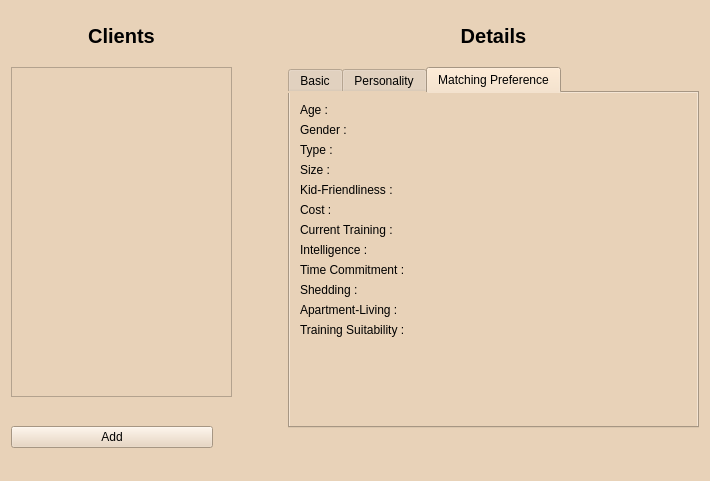
<?xml version="1.0" encoding="UTF-8"?>
<ui version="4.0">
 <class>ManageClientsView</class>
 <widget class="QMainWindow" name="ManageClientsView">
  <property name="geometry">
   <rect>
    <x>0</x>
    <y>0</y>
    <width>710</width>
    <height>481</height>
   </rect>
  </property>
  <property name="windowTitle">
   <string>MainWindow</string>
  </property>
  <property name="layoutDirection">
   <enum>Qt::LeftToRight</enum>
  </property>
  <property name="styleSheet">
   <string notr="true">background-color: rgb(232, 210, 184);
font: 10pt &quot;URW Gothic L&quot;;</string>
  </property>
  <property name="toolButtonStyle">
   <enum>Qt::ToolButtonIconOnly</enum>
  </property>
  <property name="tabShape">
   <enum>QTabWidget::Triangular</enum>
  </property>
  <widget class="QWidget" name="centralWidget">
   <layout class="QHBoxLayout" name="horizontalLayout">
    <item>
     <layout class="QVBoxLayout" name="leftLayout" stretch="0,0,0,0">
      <property name="spacing">
       <number>6</number>
      </property>
      <property name="sizeConstraint">
       <enum>QLayout::SetFixedSize</enum>
      </property>
      <item alignment="Qt::AlignHCenter">
       <widget class="QLabel" name="clientTitleLabel">
        <property name="sizePolicy">
         <sizepolicy hsizetype="Preferred" vsizetype="Preferred">
          <horstretch>0</horstretch>
          <verstretch>0</verstretch>
         </sizepolicy>
        </property>
        <property name="minimumSize">
         <size>
          <width>0</width>
          <height>50</height>
         </size>
        </property>
        <property name="maximumSize">
         <size>
          <width>250</width>
          <height>16777215</height>
         </size>
        </property>
        <property name="font">
         <font>
          <family>Noto Sans Devanagari UI</family>
          <pointsize>15</pointsize>
          <weight>75</weight>
          <italic>false</italic>
          <bold>true</bold>
         </font>
        </property>
        <property name="layoutDirection">
         <enum>Qt::LeftToRight</enum>
        </property>
        <property name="autoFillBackground">
         <bool>false</bool>
        </property>
        <property name="styleSheet">
         <string notr="true">font: 75 15pt &quot;Noto Sans Devanagari UI&quot;;
font: bold</string>
        </property>
        <property name="text">
         <string>Clients</string>
        </property>
        <property name="alignment">
         <set>Qt::AlignCenter</set>
        </property>
       </widget>
      </item>
      <item>
       <widget class="QTableView" name="clientTableView">
        <property name="enabled">
         <bool>true</bool>
        </property>
        <property name="sizePolicy">
         <sizepolicy hsizetype="Fixed" vsizetype="Fixed">
          <horstretch>0</horstretch>
          <verstretch>0</verstretch>
         </sizepolicy>
        </property>
        <property name="minimumSize">
         <size>
          <width>221</width>
          <height>330</height>
         </size>
        </property>
        <property name="maximumSize">
         <size>
          <width>221</width>
          <height>330</height>
         </size>
        </property>
        <property name="verticalScrollBarPolicy">
         <enum>Qt::ScrollBarAsNeeded</enum>
        </property>
        <property name="horizontalScrollBarPolicy">
         <enum>Qt::ScrollBarAlwaysOff</enum>
        </property>
        <property name="sizeAdjustPolicy">
         <enum>QAbstractScrollArea::AdjustToContents</enum>
        </property>
        <property name="autoScroll">
         <bool>true</bool>
        </property>
       </widget>
      </item>
      <item>
       <widget class="QLabel" name="tempLabel">
        <property name="text">
         <string/>
        </property>
       </widget>
      </item>
      <item>
       <widget class="QPushButton" name="addButton">
        <property name="maximumSize">
         <size>
          <width>202</width>
          <height>16777215</height>
         </size>
        </property>
        <property name="text">
         <string>Add</string>
        </property>
       </widget>
      </item>
     </layout>
    </item>
    <item>
     <spacer name="horizontalSpacer_2">
      <property name="orientation">
       <enum>Qt::Horizontal</enum>
      </property>
      <property name="sizeType">
       <enum>QSizePolicy::Fixed</enum>
      </property>
      <property name="sizeHint" stdset="0">
       <size>
        <width>50</width>
        <height>20</height>
       </size>
      </property>
     </spacer>
    </item>
    <item>
     <layout class="QVBoxLayout" name="rightLayout">
      <property name="spacing">
       <number>6</number>
      </property>
      <property name="sizeConstraint">
       <enum>QLayout::SetFixedSize</enum>
      </property>
      <item>
       <widget class="QLabel" name="titleDetailsLabel">
        <property name="minimumSize">
         <size>
          <width>0</width>
          <height>50</height>
         </size>
        </property>
        <property name="font">
         <font>
          <family>Noto Sans Devanagari UI</family>
          <pointsize>15</pointsize>
          <weight>75</weight>
          <italic>false</italic>
          <bold>true</bold>
         </font>
        </property>
        <property name="styleSheet">
         <string notr="true">font: 75 15pt &quot;Noto Sans Devanagari UI&quot;;
font: bold</string>
        </property>
        <property name="text">
         <string>Details</string>
        </property>
        <property name="alignment">
         <set>Qt::AlignCenter</set>
        </property>
       </widget>
      </item>
      <item>
       <widget class="QTabWidget" name="tabWidget">
        <property name="currentIndex">
         <number>2</number>
        </property>
        <widget class="QWidget" name="basicTab">
         <attribute name="title">
          <string>Basic</string>
         </attribute>
         <widget class="QWidget" name="layoutWidget">
          <property name="geometry">
           <rect>
            <x>0</x>
            <y>0</y>
            <width>391</width>
            <height>301</height>
           </rect>
          </property>
          <layout class="QFormLayout" name="clientDetailsLayout">
           <property name="sizeConstraint">
            <enum>QLayout::SetMinimumSize</enum>
           </property>
           <property name="fieldGrowthPolicy">
            <enum>QFormLayout::FieldsStayAtSizeHint</enum>
           </property>
           <property name="labelAlignment">
            <set>Qt::AlignCenter</set>
           </property>
           <property name="formAlignment">
            <set>Qt::AlignLeading|Qt::AlignLeft|Qt::AlignTop</set>
           </property>
           <property name="horizontalSpacing">
            <number>5</number>
           </property>
           <property name="leftMargin">
            <number>0</number>
           </property>
           <item row="1" column="0">
            <widget class="QLabel" name="idLabel">
             <property name="text">
              <string>ID : </string>
             </property>
            </widget>
           </item>
           <item row="1" column="1">
            <widget class="QLabel" name="displayID">
             <property name="text">
              <string/>
             </property>
            </widget>
           </item>
           <item row="2" column="0">
            <widget class="QLabel" name="nameLabel">
             <property name="text">
              <string>Name : </string>
             </property>
            </widget>
           </item>
           <item row="2" column="1">
            <widget class="QLabel" name="displayName">
             <property name="text">
              <string/>
             </property>
            </widget>
           </item>
           <item row="3" column="0">
            <widget class="QLabel" name="emailLabel">
             <property name="text">
              <string>Email : </string>
             </property>
            </widget>
           </item>
           <item row="3" column="1">
            <widget class="QLabel" name="displayEmail">
             <property name="text">
              <string/>
             </property>
            </widget>
           </item>
           <item row="5" column="0">
            <widget class="QLabel" name="addressLabel">
             <property name="text">
              <string>Address : </string>
             </property>
            </widget>
           </item>
           <item row="5" column="1">
            <widget class="QLabel" name="displayAddress">
             <property name="text">
              <string/>
             </property>
            </widget>
           </item>
           <item row="7" column="0">
            <widget class="QLabel" name="phoneLabel">
             <property name="text">
              <string>Phone no. : </string>
             </property>
            </widget>
           </item>
           <item row="7" column="1">
            <widget class="QLabel" name="displayPhoneNo">
             <property name="text">
              <string/>
             </property>
            </widget>
           </item>
          </layout>
         </widget>
        </widget>
        <widget class="QWidget" name="personalityTab">
         <attribute name="title">
          <string>Personality</string>
         </attribute>
         <widget class="QWidget" name="formLayoutWidget">
          <property name="geometry">
           <rect>
            <x>-1</x>
            <y>-1</y>
            <width>391</width>
            <height>321</height>
           </rect>
          </property>
          <layout class="QFormLayout" name="formLayout">
           <item row="0" column="0">
            <widget class="QLabel" name="extraversionLabel">
             <property name="text">
              <string>Extraversion :</string>
             </property>
            </widget>
           </item>
           <item row="0" column="1">
            <widget class="QLabel" name="displayExtraversion">
             <property name="text">
              <string/>
             </property>
            </widget>
           </item>
           <item row="1" column="0">
            <widget class="QLabel" name="agreeablenessLabel">
             <property name="text">
              <string>Agreeableness :</string>
             </property>
            </widget>
           </item>
           <item row="1" column="1">
            <widget class="QLabel" name="displayAgreeableness">
             <property name="text">
              <string/>
             </property>
            </widget>
           </item>
           <item row="2" column="0">
            <widget class="QLabel" name="conscientiousnessLabel">
             <property name="text">
              <string>Conscientiousness :</string>
             </property>
            </widget>
           </item>
           <item row="3" column="0">
            <widget class="QLabel" name="neuroticismLabel">
             <property name="text">
              <string>Neuroticism :</string>
             </property>
            </widget>
           </item>
           <item row="2" column="1">
            <widget class="QLabel" name="displayConscientiousness">
             <property name="text">
              <string/>
             </property>
            </widget>
           </item>
           <item row="3" column="1">
            <widget class="QLabel" name="displayNeuroticism">
             <property name="text">
              <string/>
             </property>
            </widget>
           </item>
           <item row="4" column="0">
            <widget class="QLabel" name="opennesLabel">
             <property name="text">
              <string>Openness :</string>
             </property>
            </widget>
           </item>
           <item row="4" column="1">
            <widget class="QLabel" name="displayOpenness">
             <property name="text">
              <string/>
             </property>
            </widget>
           </item>
          </layout>
         </widget>
        </widget>
        <widget class="QWidget" name="tab">
         <attribute name="title">
          <string>Matching Preference</string>
         </attribute>
         <widget class="QWidget" name="formLayoutWidget_2">
          <property name="geometry">
           <rect>
            <x>-1</x>
            <y>-1</y>
            <width>401</width>
            <height>321</height>
           </rect>
          </property>
          <layout class="QFormLayout" name="formLayout_2">
           <item row="0" column="0">
            <widget class="QLabel" name="ageLabel">
             <property name="text">
              <string>Age :</string>
             </property>
            </widget>
           </item>
           <item row="0" column="1">
            <widget class="QLabel" name="displayAge">
             <property name="text">
              <string/>
             </property>
            </widget>
           </item>
           <item row="1" column="0">
            <widget class="QLabel" name="genderLabel">
             <property name="text">
              <string>Gender :</string>
             </property>
            </widget>
           </item>
           <item row="1" column="1">
            <widget class="QLabel" name="displayGender">
             <property name="text">
              <string/>
             </property>
            </widget>
           </item>
           <item row="2" column="0">
            <widget class="QLabel" name="typeLabel_2">
             <property name="text">
              <string>Type :</string>
             </property>
            </widget>
           </item>
           <item row="2" column="1">
            <widget class="QLabel" name="displayType_2">
             <property name="text">
              <string/>
             </property>
            </widget>
           </item>
           <item row="3" column="0">
            <widget class="QLabel" name="sizeLabel">
             <property name="text">
              <string>Size :</string>
             </property>
            </widget>
           </item>
           <item row="3" column="1">
            <widget class="QLabel" name="displaySize">
             <property name="text">
              <string/>
             </property>
            </widget>
           </item>
           <item row="5" column="0">
            <widget class="QLabel" name="kidFriendLabel">
             <property name="text">
              <string>Kid-Friendliness :</string>
             </property>
            </widget>
           </item>
           <item row="5" column="1">
            <widget class="QLabel" name="displayKidFriendliness">
             <property name="text">
              <string/>
             </property>
            </widget>
           </item>
           <item row="6" column="0">
            <widget class="QLabel" name="costlabel">
             <property name="text">
              <string>Cost :</string>
             </property>
            </widget>
           </item>
           <item row="6" column="1">
            <widget class="QLabel" name="displayCost">
             <property name="text">
              <string/>
             </property>
            </widget>
           </item>
           <item row="7" column="0">
            <widget class="QLabel" name="currenTrainingLabel">
             <property name="text">
              <string>Current Training :</string>
             </property>
            </widget>
           </item>
           <item row="7" column="1">
            <widget class="QLabel" name="displayCurrentTraining">
             <property name="text">
              <string/>
             </property>
            </widget>
           </item>
           <item row="8" column="0">
            <widget class="QLabel" name="intelligenceLabel">
             <property name="text">
              <string>Intelligence :</string>
             </property>
            </widget>
           </item>
           <item row="8" column="1">
            <widget class="QLabel" name="displayIntelligence">
             <property name="text">
              <string/>
             </property>
            </widget>
           </item>
           <item row="9" column="0">
            <widget class="QLabel" name="timeCommLabel">
             <property name="text">
              <string>Time Commitment :</string>
             </property>
            </widget>
           </item>
           <item row="9" column="1">
            <widget class="QLabel" name="displayTimeComm">
             <property name="text">
              <string/>
             </property>
            </widget>
           </item>
           <item row="10" column="0">
            <widget class="QLabel" name="sheddingLabel">
             <property name="text">
              <string>Shedding :</string>
             </property>
            </widget>
           </item>
           <item row="11" column="0">
            <widget class="QLabel" name="apartmentLivingLabel">
             <property name="text">
              <string>Apartment-Living :</string>
             </property>
            </widget>
           </item>
           <item row="10" column="1">
            <widget class="QLabel" name="displayShedding">
             <property name="text">
              <string/>
             </property>
            </widget>
           </item>
           <item row="11" column="1">
            <widget class="QLabel" name="displayApartmentCompatibility">
             <property name="text">
              <string/>
             </property>
            </widget>
           </item>
           <item row="12" column="0">
            <widget class="QLabel" name="trainingSuitabilityLabel">
             <property name="text">
              <string>Training Suitability :</string>
             </property>
            </widget>
           </item>
           <item row="12" column="1">
            <widget class="QLabel" name="displayTrainingSuitability">
             <property name="text">
              <string/>
             </property>
            </widget>
           </item>
          </layout>
         </widget>
        </widget>
       </widget>
      </item>
      <item>
       <spacer name="horizontalSpacer">
        <property name="orientation">
         <enum>Qt::Horizontal</enum>
        </property>
        <property name="sizeType">
         <enum>QSizePolicy::Minimum</enum>
        </property>
        <property name="sizeHint" stdset="0">
         <size>
          <width>50</width>
          <height>20</height>
         </size>
        </property>
       </spacer>
      </item>
     </layout>
    </item>
   </layout>
  </widget>
  <widget class="QStatusBar" name="statusBar"/>
 </widget>
 <layoutdefault spacing="6" margin="11"/>
 <resources/>
 <connections/>
</ui>
